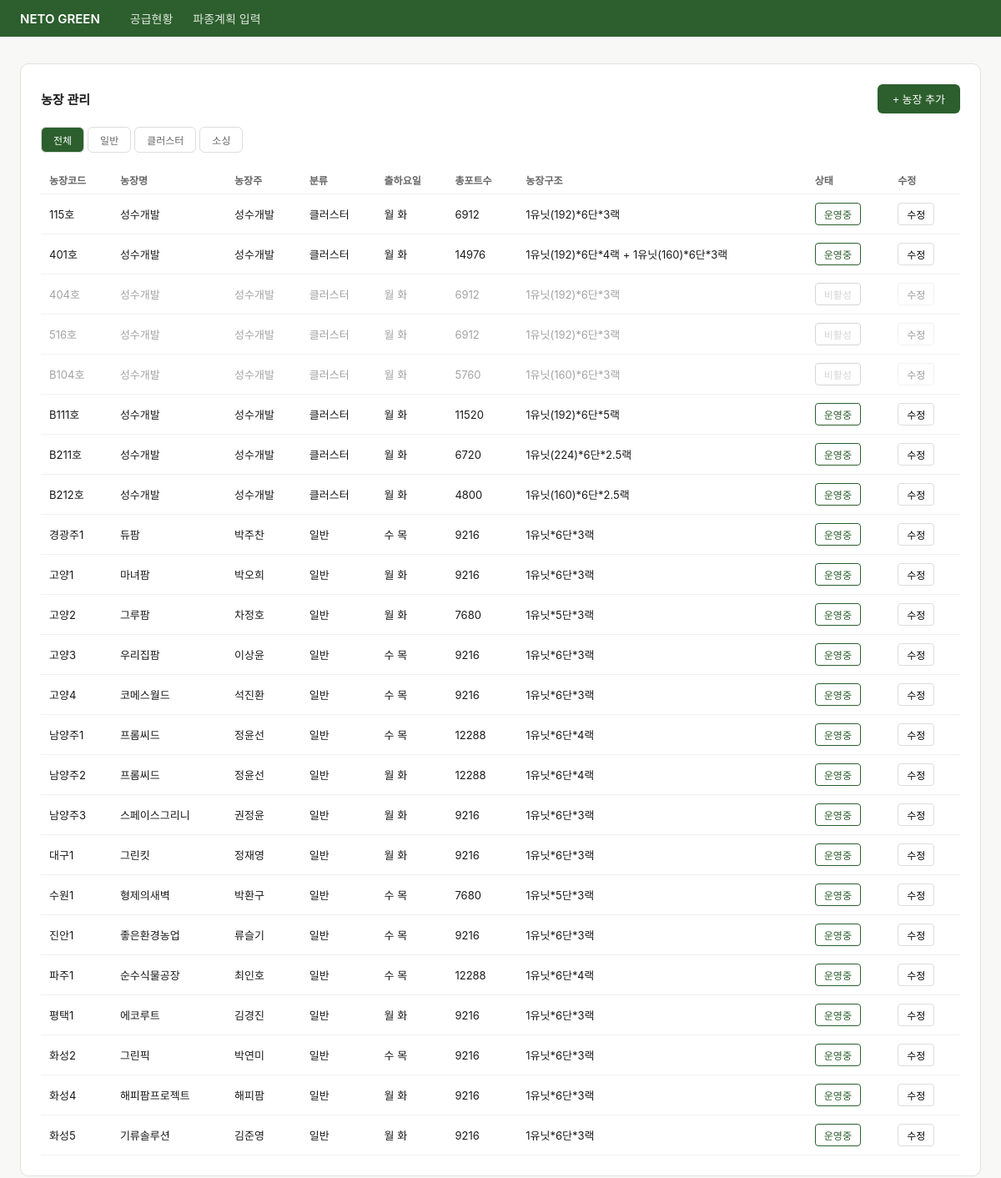
/farms/, run on the app's committed database.
### models.py (models this page shows, shortened)
class Farm(Base):
    __tablename__ = "farms"
    farm_id            = Column(Integer, primary_key=True, autoincrement=True)
    farm_code          = Column(String(100), nullable=False, unique=True)  # 파주1
    farm_type          = Column(String(20), nullable=False, default='general')
    cluster_id         = Column(Integer, ForeignKey("clusters.cluster_id"))
    address            = Column(String(200))
    harvest_days       = Column(String(20))   # "0,1" (월,화) 복수선택
    transplant_weekday = Column(Integer)      # 0=월~6=일
    harvest_weekday    = Column(Integer)
    seeding_weekday    = Column(Integer)
    total_units        = Column(Integer, default=36)
    units_per_week     = Column(Float,   default=7.5)
    port_per_unit      = Column(Integer, default=256)
    total_ports        = Column(Integer)      # 직접 입력 (자동계산 후 수정 가능)
    farm_structure     = Column(String(50))   # '6*6*2'
    seedling_box_unit  = Column(Integer, default=176)
    is_active          = Column(Integer, default=1)
    created_at         = Column(String(30))
    cluster  = relationship("Cluster", back_populates="farms")
    zones    = relationship("RackZone", back_populates="farm")
    batches  = relationship("GrowBatch", back_populates="farm")
    cycles   = relationship("GrowCycle", back_populates="farm")
    crop_specs = relationship("FarmCropSpec", back_populates="farm")
    owners   = relationship("FarmOwner", back_populates="farm",
                            order_by="FarmOwner.started_at.desc()")

class FarmOwner(Base):
    __tablename__ = "farm_owners"
    owner_id   = Column(Integer, primary_key=True, autoincrement=True)
    farm_id    = Column(Integer, ForeignKey("farms.farm_id"), nullable=False)
    farm_name  = Column(String(100))
    owner_name = Column(String(100))
    phone      = Column(String(50))
    email      = Column(String(100))
    started_at = Column(String(10), nullable=False)
    ended_at   = Column(String(10))
    created_at = Column(String(30))
    farm = relationship("Farm", back_populates="owners")

### routers/farms.py (the view)
@router.get("/", response_class=HTMLResponse)
def farms_list(request: Request, db: Session = Depends(get_db)):
    farms    = db.query(Farm).order_by(Farm.farm_type, Farm.farm_code).all()
    clusters = db.query(Cluster).all()
    farms_json = [
        {
            "farm_id":            f.farm_id,
            "farm_code":          f.farm_code,
            "farm_type":          f.farm_type,
            "cluster_id":         f.cluster_id,
            "address":            f.address or '',
            "harvest_days":       f.harvest_days or '',
            "transplant_weekday": f.transplant_weekday,
            "harvest_weekday":    f.harvest_weekday,
            "seeding_weekday":    f.seeding_weekday,
            "total_units":        f.total_units,
            "units_per_week":     f.units_per_week,
            "port_per_unit":      f.port_per_unit,
            "total_ports":        f.total_ports,
            "farm_structure":     f.farm_structure or '',
            "seedling_box_unit":  f.seedling_box_unit,
            "is_active":          f.is_active,
            "farm_name":          f.current_owner.farm_name  if f.current_owner else '',
            "owner_name":         f.current_owner.owner_name if f.current_owner else '',
            "owner_phone":        f.current_owner.phone      if f.current_owner else '',
            "owner_email":        f.current_owner.email      if f.current_owner else '',
            "owner_started_at":   f.current_owner.started_at if f.current_owner else '',
        }
        for f in farms
    ]
    return templates.TemplateResponse(
        request=request,
        name="farms.html",
        context={
            "farms":      farms,       # 템플릿 표시용
            "farms_json": farms_json,  # JS openModal용
            "clusters":   clusters,
        }
    )

### templates/farms.html (shortened to what this page needs)
{% extends "base.html" %}
{% block content %}
<div class="card">
  <div style="display:flex; justify-content:space-between; align-items:center; margin-bottom:16px;">
    <span class="card-title" style="margin:0;">농장 관리</span>
    <div style="display:flex; gap:8px;">
      <button onclick="openModal()" class="btn btn-primary">+ 농장 추가</button>
    </div>
  </div>
  <div style="display:flex; gap:4px; margin-bottom:16px;">
    {% for label, val in [('전체','all'),('일반','general'),('클러스터','cluster'),('소싱','sourcing')] %}
    <button onclick="filterType('{{ val }}')" id="tab-{{ val }}"
            style="padding:6px 14px; border-radius:6px; font-size:12px; cursor:pointer;
                   border:0.5px solid #ddd;
                   background:{% if loop.first %}#2C5F2D{% else %}white{% endif %};
                   color:{% if loop.first %}white{% else %}#666{% endif %};">
      {{ label }}
    </button>
    {% endfor %}
  </div>
  <table id="farms-table">
    <thead>
      <tr>
        <th>농장코드</th>
        <th>농장명</th>
        <th>농장주</th>
        <th>분류</th>
        <th>출하요일</th>
        <th>총포트수</th>
        <th>농장구조</th>
        <th>상태</th>
        <th>수정</th>
      </tr>
    </thead>
    <tbody>
      {% set wd_names = ['월','화','수','목','금','토','일'] %}
      {% for farm in farms %}
      <tr data-type="{{ farm.farm_type }}"
          style="{% if not farm.is_active %}opacity:0.4;{% endif %}">
        <td>{{ farm.farm_code }}</td>
        <td>{{ farm.current_owner.farm_name if farm.current_owner else '-' }}</td>
        <td>{{ farm.current_owner.owner_name if farm.current_owner else '-' }}</td>
        <td>
          {% if farm.farm_type == 'general' %}일반
          {% elif farm.farm_type == 'cluster' %}클러스터
          {% else %}소싱{% endif %}
        </td>
        <td>
          {% if farm.harvest_days %}
            {% for d in farm.harvest_days.split(',') %}
              {{ wd_names[d | int] }}
            {% endfor %}
          {% endif %}
        </td>
        <td>{{ farm.total_ports or '-' }}</td>
        <td>{{ farm.farm_structure or '-' }}</td>
        <td>
          <button onclick="toggleFarm({{ farm.farm_id }}, this)"
                  style="padding:4px 10px; border-radius:4px; font-size:12px; cursor:pointer;
                         border:0.5px solid {% if farm.is_active %}#2C5F2D{% else %}#999{% endif %};
                         background:white;
                         color:{% if farm.is_active %}#2C5F2D{% else %}#999{% endif %};">
            {{ '운영중' if farm.is_active else '비활성' }}
          </button>
        </td>
        <td>
          <button onclick='openModal(farmsData[{{ loop.index0 }}])'
                  style="padding:4px 10px; border-radius:4px; font-size:12px;
                         cursor:pointer; border:0.5px solid #ddd; background:white;">
            수정
          </button>
        </td>
      </tr>
      {% endfor %}
    </tbody>
  </table>
</div>
{% endblock %}

### templates/base.html (shortened to what this page needs)
<!DOCTYPE html>
<html lang="ko">
<head>
</head>
<body>
  <nav>
    <span class="brand">NETO GREEN</span>
    <a href="/overview">공급현황</a>
    <a href="/seeding">파종계획 입력</a>
  </nav>
  <main>
    {% block content %}{% endblock %}
  </main>
</body>
</html>

### templates/base.html (style rules this page uses)
* { box-sizing: border-box; margin: 0; padding: 0; }
body { font-family: -apple-system, sans-serif; font-size: 14px; color: #1a1a1a; background: #f8f8f7; }
nav { background: #2C5F2D; color: white; padding: 12px 24px; display: flex; gap: 24px; align-items: center; }
nav a { color: white; text-decoration: none; font-size: 14px; opacity: 0.85; }
nav .brand { font-weight: 600; font-size: 15px; opacity: 1; margin-right: 12px; }
main { max-width: 1200px; margin: 0 auto; padding: 32px 24px; }
.card { background: white; border-radius: 10px; border: 0.5px solid #e0e0e0; padding: 24px; margin-bottom: 20px; }
.card-title { font-size: 15px; font-weight: 600; margin-bottom: 16px; }
.btn { padding: 8px 18px; border-radius: 6px; border: none; cursor: pointer; font-size: 13px; font-weight: 500; }
.btn-primary { background: #2C5F2D; color: white; }
table { width: 100%; border-collapse: collapse; }
th { text-align: left; font-size: 12px; color: #666; border-bottom: 1px solid #eee; padding: 8px 10px; }
td { padding: 10px; border-bottom: 0.5px solid #f0f0f0; font-size: 13px; }

### data on the page
Farm: farm_code "115호", current_owner "성수개발", farm_type "클러스터", wd_names "월" "화", total_ports "6912", farm_structure "1유닛(192)*6단*3랙", is_active "운영중"
Farm: farm_code "401호", current_owner "성수개발", farm_type "클러스터", wd_names "월" "화", total_ports "14976", farm_structure "1유닛(192)*6단*4랙 + 1유닛(160)*6단*3랙", is_active "운영중"
Farm: farm_code "404호", current_owner "성수개발", farm_type "클러스터", wd_names "월" "화", total_ports "6912", farm_structure "1유닛(192)*6단*3랙", is_active "비활성"
Farm: farm_code "516호", current_owner "성수개발", farm_type "클러스터", wd_names "월" "화", total_ports "6912", farm_structure "1유닛(192)*6단*3랙", is_active "비활성"
Farm: farm_code "B104호", current_owner "성수개발", farm_type "클러스터", wd_names "월" "화", total_ports "5760", farm_structure "1유닛(160)*6단*3랙", is_active "비활성"
Farm: farm_code "B111호", current_owner "성수개발", farm_type "클러스터", wd_names "월" "화", total_ports "11520", farm_structure "1유닛(192)*6단*5랙", is_active "운영중"
Farm: farm_code "B211호", current_owner "성수개발", farm_type "클러스터", wd_names "월" "화", total_ports "6720", farm_structure "1유닛(224)*6단*2.5랙", is_active "운영중"
Farm: farm_code "B212호", current_owner "성수개발", farm_type "클러스터", wd_names "월" "화", total_ports "4800", farm_structure "1유닛(160)*6단*2.5랙", is_active "운영중"
Farm: farm_code "경광주1", current_owner "듀팜", current_owner "박주찬", farm_type "일반", wd_names "수" "목", total_ports "9216", farm_structure "1유닛*6단*3랙", is_active "운영중"
Farm: farm_code "고양1", current_owner "마녀팜", current_owner "박오희", farm_type "일반", wd_names "월" "화", total_ports "9216", farm_structure "1유닛*6단*3랙", is_active "운영중"
Farm: farm_code "고양2", current_owner "그루팜", current_owner "차정호", farm_type "일반", wd_names "월" "화", total_ports "7680", farm_structure "1유닛*5단*3랙", is_active "운영중"
Farm: farm_code "고양3", current_owner "우리집팜", current_owner "이상윤", farm_type "일반", wd_names "수" "목", total_ports "9216", farm_structure "1유닛*6단*3랙", is_active "운영중"
Farm: farm_code "고양4", current_owner "코메스월드", current_owner "석진환", farm_type "일반", wd_names "수" "목", total_ports "9216", farm_structure "1유닛*6단*3랙", is_active "운영중"
Farm: farm_code "남양주1", current_owner "프롬씨드", current_owner "정윤선", farm_type "일반", wd_names "수" "목", total_ports "12288", farm_structure "1유닛*6단*4랙", is_active "운영중"
Farm: farm_code "남양주2", current_owner "프롬씨드", current_owner "정윤선", farm_type "일반", wd_names "월" "화", total_ports "12288", farm_structure "1유닛*6단*4랙", is_active "운영중"
Farm: farm_code "남양주3", current_owner "스페이스그리니", current_owner "권정윤", farm_type "일반", wd_names "월" "화", total_ports "9216", farm_structure "1유닛*6단*3랙", is_active "운영중"
Farm: farm_code "대구1", current_owner "그린킷", current_owner "정재영", farm_type "일반", wd_names "월" "화", total_ports "9216", farm_structure "1유닛*6단*3랙", is_active "운영중"
Farm: farm_code "수원1", current_owner "형제의새벽", current_owner "박환구", farm_type "일반", wd_names "수" "목", total_ports "7680", farm_structure "1유닛*5단*3랙", is_active "운영중"
Farm: farm_code "진안1", current_owner "좋은환경농업", current_owner "류슬기", farm_type "일반", wd_names "수" "목", total_ports "9216", farm_structure "1유닛*6단*3랙", is_active "운영중"
Farm: farm_code "파주1", current_owner "순수식물공장", current_owner "최인호", farm_type "일반", wd_names "수" "목", total_ports "12288", farm_structure "1유닛*6단*4랙", is_active "운영중"
Farm: farm_code "평택1", current_owner "에코루트", current_owner "김경진", farm_type "일반", wd_names "월" "화", total_ports "9216", farm_structure "1유닛*6단*3랙", is_active "운영중"
Farm: farm_code "화성2", current_owner "그린픽", current_owner "박연미", farm_type "일반", wd_names "수" "목", total_ports "9216", farm_structure "1유닛*6단*3랙", is_active "운영중"
Farm: farm_code "화성4", current_owner "해피팜프로젝트", current_owner "해피팜", farm_type "일반", wd_names "월" "화", total_ports "9216", farm_structure "1유닛*6단*3랙", is_active "운영중"
Farm: farm_code "화성5", current_owner "기류솔루션", current_owner "김준영", farm_type "일반", wd_names "월" "화", total_ports "9216", farm_structure "1유닛*6단*3랙", is_active "운영중"

### other printed values
{{ label }} "전체" "일반" "클러스터" "소싱"
